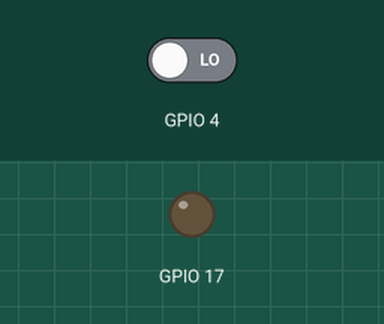
This program was run on a simulated Raspberry Pi (BCM pin numbers). Parts: output pins drawn as LEDs (lit = HIGH). The test bench sets the inputs (shaded band); at power-on: GPIO 4 LOW.

Above: at 1.2 s.
1.3 s: GPIO 4 driven HIGH
At 1.9 s:
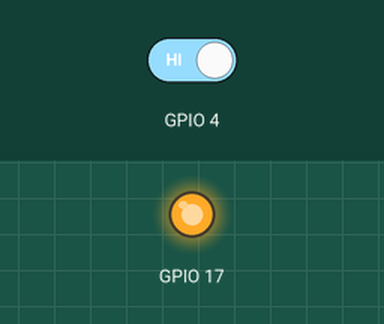
Timing chart, 0 to 4.3 s (numbered marks = the images above; inputs shaded):
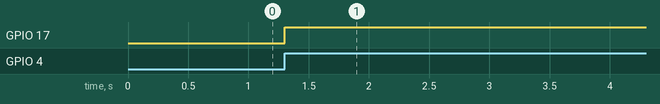

Measured:
- after the input at 1.3 s, GPIO 17: LOW → HIGH at once

The program:

togglebutton.py
```python
import time
import RPi.GPIO as GPIO
GPIO.setmode(GPIO.BCM)

def setupPin(pinNo, com):
	if(com == 'in'):
		GPIO.setup(pinNo, GPIO.IN)
	elif(com == 'out'):
		GPIO.setup(pinNo, GPIO.OUT)
		GPIO.output(17, False)
	else:
		pass
def clear():
	GPIO.cleanup()
	quit()
def toggle(pinP, pinL):
	prevInput = 0
	state = False
	while True:
		input = GPIO.input(pinP)
		if ((not prevInput) and input):
			if(state == True):
				state = False
				GPIO.output(pinL, False)
			elif(state == False):
				GPIO.output(pinL, True)
				state = True
			else:
				pass
		prevInput = GPIO.input(pinP)
		time.sleep(0.1)


try:
	states = {4:'in', 17:'out'}
	for i in states:
		setupPin(i, states[i])
	toggle(4, 17)
except:
	clear()
```
